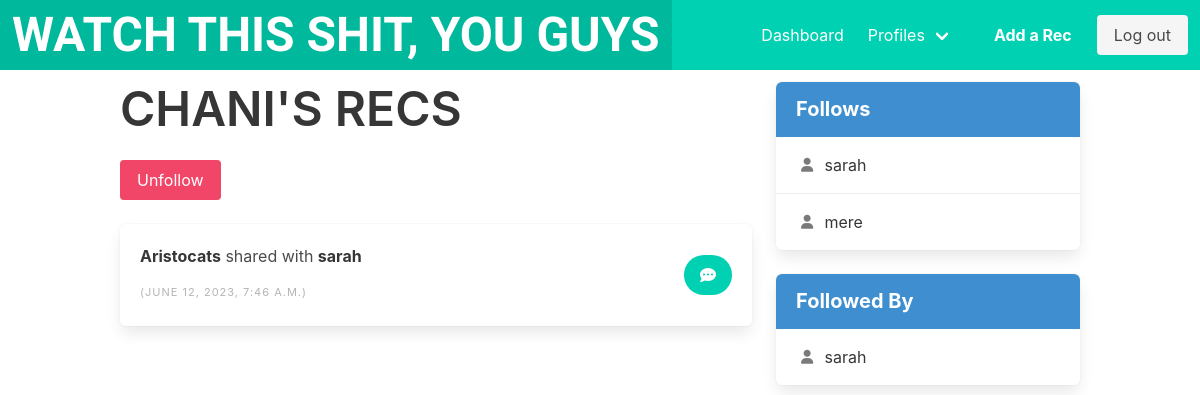
Before: /profile/4 (signed in) with the older database file.
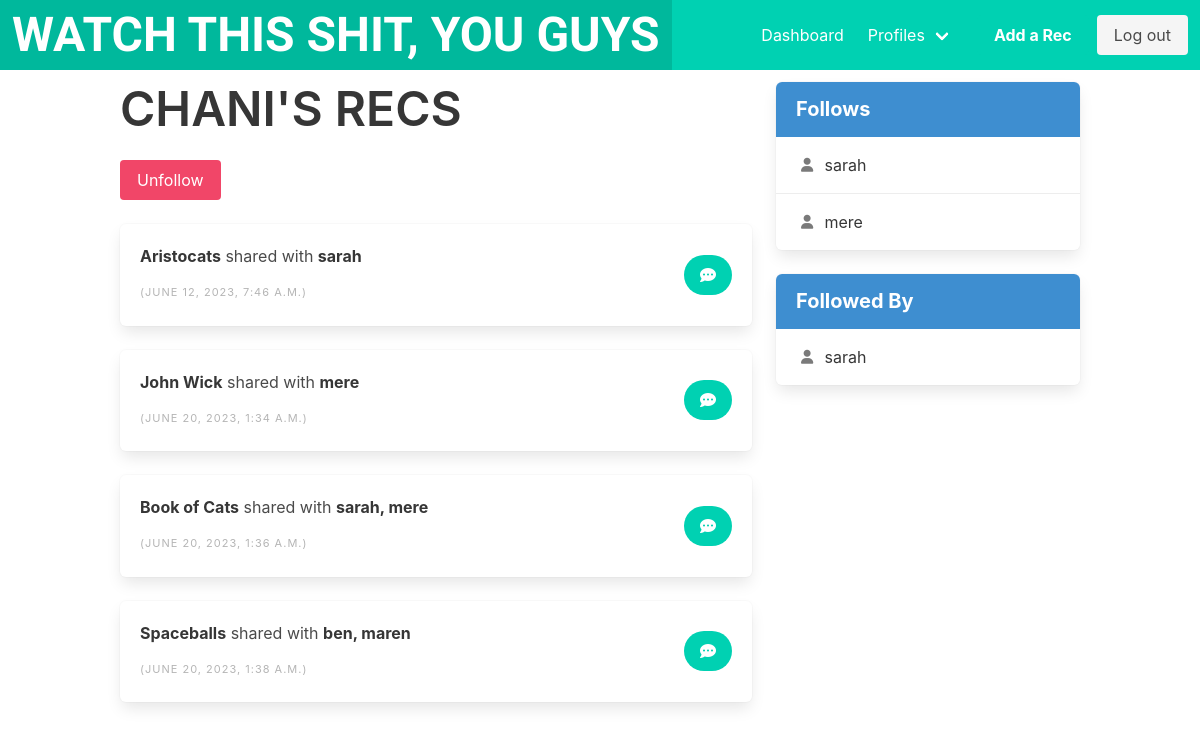
After: the same page with the newer database file.
### watchthisshit/models.py (models this page shows, shortened)
class Recommendation(models.Model):
    user = models.ForeignKey(
        User, related_name="recs", on_delete=models.SET(get_user_if_deleted)
    )
    recipients = models.ManyToManyField(
        Profile, related_name="received_recs", symmetrical=False, blank=True
    )
    title = models.CharField(max_length=300)
    description = models.TextField(blank=True)
    media_type = models.ForeignKey(
        MediaType, on_delete=models.SET(get_media_type), default=get_media_type_id
    )
    genres = models.ManyToManyField(
        Genre, related_name="genres", symmetrical=False, blank=True
    )
    created_at = models.DateTimeField(auto_now_add=True)

class Profile(models.Model):
    user = models.OneToOneField(User, on_delete=models.CASCADE)
    description = models.CharField(max_length=256, blank=True)
    follows = models.ManyToManyField(
        'self',
        related_name='followed_by',
        symmetrical=False,
        blank=True,
    )
    def __str__(self):
        return self.user.username

### watchthisshit/views.py (the view, shortened to what this page needs)
# urls.py: path("profile/<int:pk>", profile, name="profile"),
@login_required
def profile(request, pk):
  if not hasattr(request.user, 'profile'):
    missing_profile = Profile(user=request.user)
    missing_profile.save()
  profile = Profile.objects.get(pk=pk)
  return render(request, "watchthisshit/profile.html", {"profile": profile})

### watchthisshit/templates/watchthisshit/profile.html (shortened to what this page needs)
{% extends 'base.html' %}
{% block content %}
<div class="column">
  <div class="block">
    <h1 class="title is-1">{{ profile.user.username|upper }}'S RECS</h1>
    <form method="POST">
      <div class="buttons has-addons">
      {% if profile in user.profile.follows.all %}
        <button class="button is-danger" name="follow" value="unfollow">Unfollow</button>
      {% else %}
        <button class="button is-success" name="follow" value="follow">Follow</button>
      {% endif %}
      </div>
    </form>
  </div>
  <div class="content">
    {% for rec in profile.user.recs.all %}
    <div class="box">
      <article class="level is-full-width is-mobile">
        <div class="level-left">
          <div class="level-item">
            <div>
              <p><strong>{{ rec.title }}</strong> shared with <strong>{{ rec.recipients.all|join:", " }}</strong></p>
              <p class="heading is-small has-text-grey-light">({{ rec.created_at }})</p>
            </div>
          </div>
        </div>
        <div class="level-right">
          <div class="level-item">
            <a href="{% url "watchthisshit:recommendation" pk=rec.pk %}">
              <button class="button is-rounded is-primary">
                <span class="icon">
                  <i class="fas fa-comment-dots"></i>
                </span>
              </button>
            </a>
          </div>
        </div>
      </article>
    </div>
    {% endfor %}
  </div>
</div>
<div class="column is-one-third">
  <div class="block">
    <article class="panel is-info">
      <p class="panel-heading">Follows</p>
      {% for following in profile.follows.all %}
        {% if following.id != profile.id %}
          <div class="panel-block">
            <a class="panel-block" href="{% url 'watchthisshit:profile' following.id %}">
              <span class="panel-icon">
                <i class="fas fa-user" aria-hidden="true"></i>
              </span>
              {{ following }}
            </a>
          </div>
        {% endif %}
      {% endfor %}
    </article>
  </div>
  <div class="block">
    <article class="panel is-info">
      <p class="panel-heading">Followed By</p>
      {% for follower in profile.followed_by.all %}
        {% if follower.id != profile.id %}
          <div class="panel-block">
            <a class="panel-block" href="{% url 'watchthisshit:profile' follower.id %}">
              <span class="panel-icon">
                <i class="fas fa-user" aria-hidden="true"></i>
              </span>
              {{ follower }}
            </a>
          </div>
        {% endif %}
      {% endfor %}
    </article>
  </div>
</div>
{% endblock %}

Changed rows visible on the page:
added Recommendation: title "John Wick", recipients.all "mere", created_at "JUNE 20, 2023, 1:34 A.M."
added Recommendation: title "Book of Cats", recipients.all "sarah, mere", created_at "JUNE 20, 2023, 1:36 A.M."
added Recommendation: title "Spaceballs", recipients.all "ben, maren", created_at "JUNE 20, 2023, 1:38 A.M."
